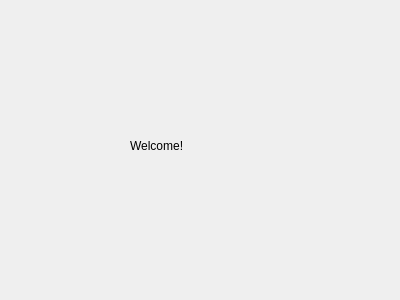
<?xml version="1.0" encoding="UTF-8"?>
<ui version="4.0">
 <class>NewDialog</class>
 <widget class="QDialog" name="NewDialog">
  <property name="geometry">
   <rect>
    <x>0</x>
    <y>0</y>
    <width>400</width>
    <height>300</height>
   </rect>
  </property>
  <property name="windowTitle">
   <string>Dialog</string>
  </property>
  <widget class="QLabel" name="label">
   <property name="geometry">
    <rect>
     <x>130</x>
     <y>100</y>
     <width>111</width>
     <height>91</height>
    </rect>
   </property>
   <property name="text">
    <string>Welcome!</string>
   </property>
  </widget>
 </widget>
 <resources/>
 <connections/>
</ui>
